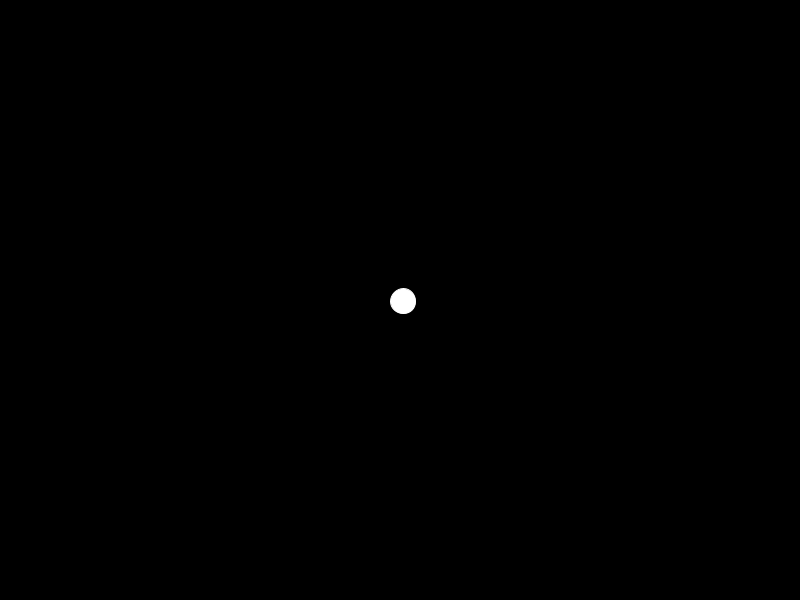
Frame 1 (no input)
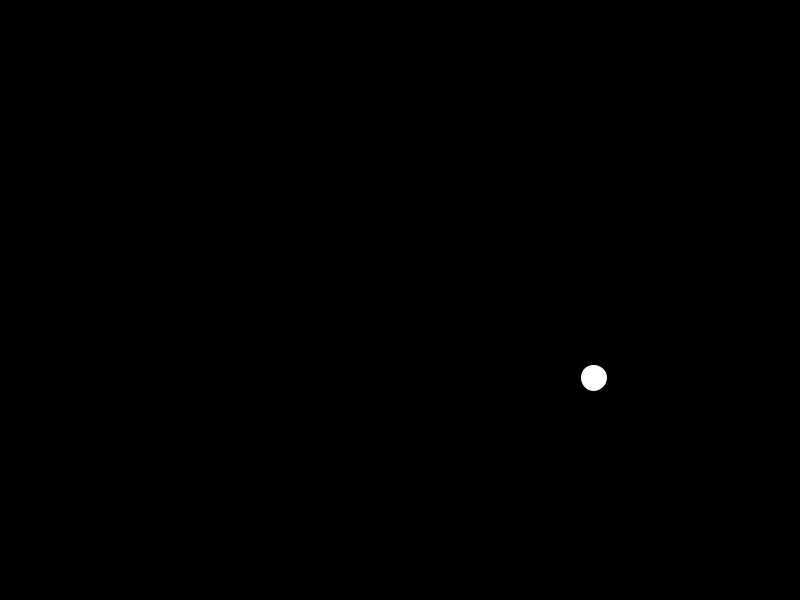
Frame 60 (the mouse pressed at the canvas centre just before this capture)
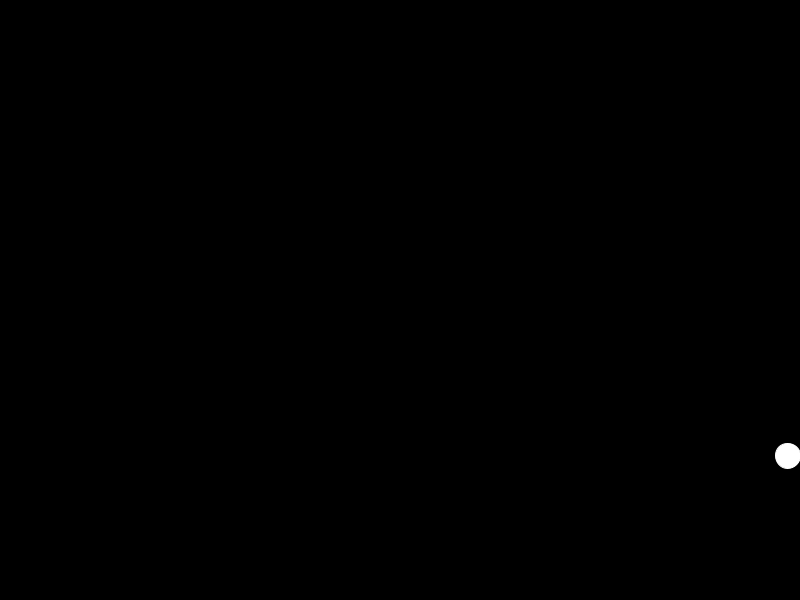
Frame 120 (the mouse held since frame 60 and released just before this capture)

The Processing sketch that drew these frames (run headless with seeded random() and noise(); from frame 60 on, the mouse is pressed at the canvas centre):

// Processing sketch: s02_forces_01
// ── s02_forces_01.pde
int currentTime;
int previousTime;
int deltaTime;

Mover m;

void setup () {
  size (800, 600);
  currentTime = millis();
  previousTime = millis();
  
  m = new Mover();
  m.setLocation(width / 2, height / 2);
  m.setVelocity(random(5), random(5));
}

void draw () {
  currentTime = millis();
  deltaTime = currentTime - previousTime;
  
  update(deltaTime);
  display();
  
  previousTime = currentTime;
}

/***
  The calculations should go here
*/
void update(int delta) {
  m.update(delta);
}

/***
  The rendering should go here
*/
void display () {
  background(0);
  m.display();
}

// ── GraphicObject.pde
abstract class GraphicObject {
  PVector location = new PVector();
  PVector velocity = new PVector();
  PVector acceleration = new PVector();
  
  color fillColor = color (255);
  color strokeColor = color (255);
  float strokeWeight = 1;
  
  
  void setLocation(float x, float y) {
    location.x = x;
    location.y = y;
  }
  
  void setVelocity(float x, float y) {
    velocity.x = x;
    velocity.y = y;
  }
  
  abstract void update(float deltaTime);
  
  abstract void display();
  
}

// ── Mover.pde
class Mover extends GraphicObject {
  float w = 25;
  float h = 25;
  
  void checkEdges() {
    if (location.x < 0 || location.x > width) {
      velocity.x = -velocity.x;
    }
    
    if (location.y < 0 || location.y > height) {
      velocity.y = -velocity.y;
    }
  }
  
  void update(float deltaTime) {
    checkEdges();
    
    velocity.add(acceleration);
    location.add(velocity);
    
    acceleration.x = 0;
    acceleration.y = 0;
  }
  
  void display() {
    pushMatrix();
    translate(location.x, location.y);
    
    fill(fillColor);
    stroke(strokeColor);
    strokeWeight(strokeWeight);
    
    ellipse(0, 0, w, h);
    
    popMatrix();
  }
  
}
